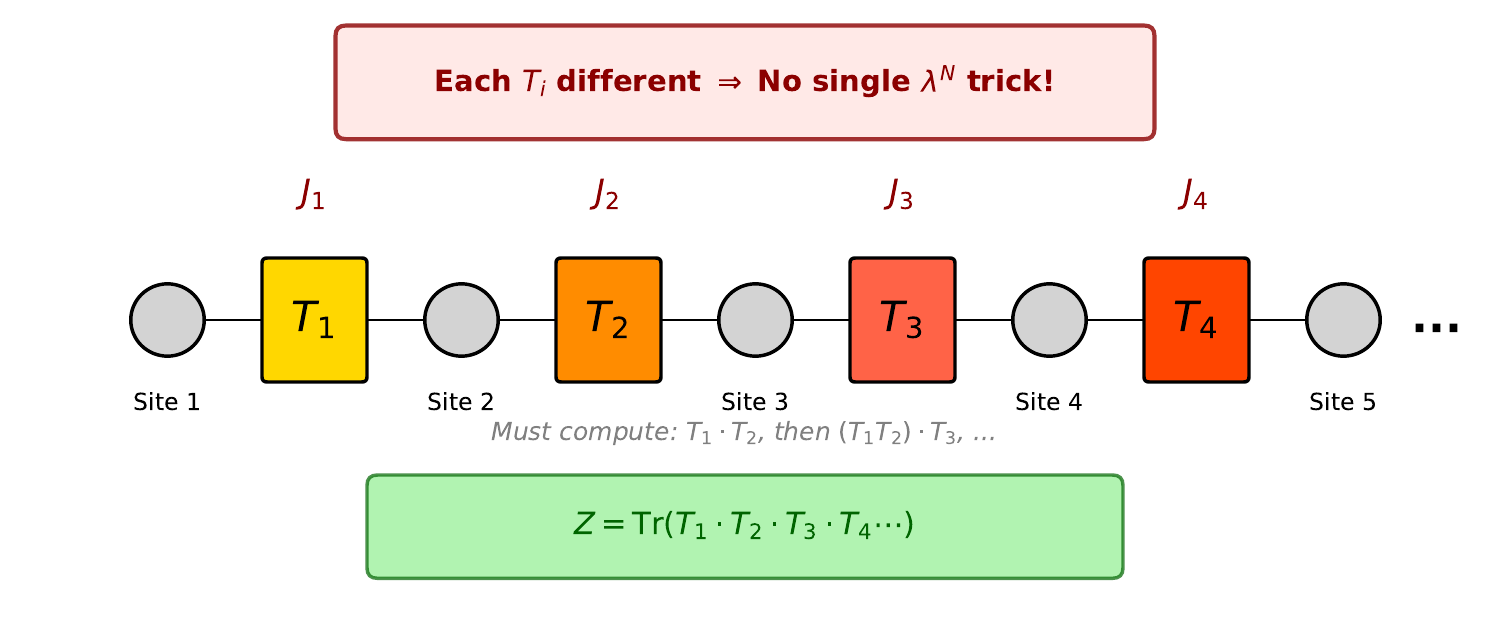

The Python source for this figure:
import matplotlib.pyplot as plt
import matplotlib.patches as patches
import numpy as np

# ============================================================
# Figure: 1D Chain with Varying Couplings (Non-uniform J_i)
# ============================================================

# Figure size and layout parameters
fig, ax = plt.subplots(figsize=(15, 6.5))
ax.set_xlim(-0.5, 13.5)
ax.set_ylim(-3, 3)
ax.axis('off')

# Layout parameters (using optimized spacing from fig_1d_transfer_chain.py)
site_spacing = 2.8
state_radius = 0.35
T_width = 0.9
T_height = 1.1
y_center = 0.0

# Number of sites to show
n_sites = 5

# Starting x position
start_x = 1.0

# ============================================================
# Draw sites (circles) and couplings (with varying J labels)
# ============================================================

# Different colors for different T matrices to emphasize non-uniformity
T_colors = ['#FFD700', '#FF8C00', '#FF6347', '#FF4500', '#DC143C']  # Gold to red gradient
J_values = ['J_1', 'J_2', 'J_3', 'J_4', 'J_5']

for i in range(n_sites):
    x_pos = start_x + i * site_spacing
    
    # Draw site as circle
    circle = patches.Circle((x_pos, y_center), state_radius, 
                           edgecolor='black', facecolor='lightgray', 
                           linewidth=2.5, zorder=3)
    ax.add_patch(circle)
    
    # Site label
    ax.text(x_pos, y_center - 0.7, f'Site {i+1}', 
           ha='center', va='top', fontsize=17, color='black')
    
    # Draw T matrix between sites (except after last site)
    if i < n_sites - 1:
        T_x = x_pos + site_spacing / 2
        
        # T box with different color for each T
        T_rect = patches.FancyBboxPatch(
            (T_x - T_width/2, y_center - T_height/2), 
            T_width, T_height,
            boxstyle="round,pad=0.05", 
            edgecolor='black', 
            facecolor=T_colors[i],
            linewidth=2.5, 
            zorder=2
        )
        ax.add_patch(T_rect)
        
        # T label with subscript
        ax.text(T_x, y_center, f'$T_{i+1}$', 
               ha='center', va='center', fontsize=30, 
               fontweight='bold', color='black')
        
        # Coupling strength label above T
        ax.text(T_x, y_center + T_height/2 + 0.5, f'${J_values[i]}$', 
               ha='center', va='bottom', fontsize=24, 
               color='darkred', fontweight='bold')
        
        # Connection lines from sites to T
        # Left connection
        ax.plot([x_pos + state_radius, T_x - T_width/2], 
               [y_center, y_center], 
               'k-', linewidth=2, zorder=1)
        
        # Right connection
        ax.plot([T_x + T_width/2, x_pos + site_spacing - state_radius], 
               [y_center, y_center], 
               'k-', linewidth=2, zorder=1)

# ============================================================
# Add ellipsis to indicate continuation
# ============================================================
ellipsis_x = start_x + (n_sites - 1) * site_spacing + state_radius + 0.3
ax.text(ellipsis_x, y_center, '...', 
       ha='left', va='center', fontsize=32, 
       fontweight='bold', color='black')

# ============================================================
# Formula: Z = Tr(T₁ · T₂ · T₃ · T₄ · ...)
# ============================================================
formula_y = y_center - 2.0
formula_x = 6.5

# Green box for Z formula
formula_box = patches.FancyBboxPatch(
    (formula_x - 3.5, formula_y - 0.4), 
    7.0, 0.8,
    boxstyle="round,pad=0.1", 
    edgecolor='darkgreen', 
    facecolor='lightgreen',
    linewidth=2.5, 
    alpha=0.7,
    zorder=1
)
ax.add_patch(formula_box)

ax.text(formula_x, formula_y, 
       r'$Z = \mathrm{Tr}(T_1 \cdot T_2 \cdot T_3 \cdot T_4 \cdots)$',
       ha='center', va='center', fontsize=22, 
       fontweight='bold', color='darkgreen')

# ============================================================
# Warning box: No single eigenvalue trick!
# ============================================================
warning_y = 2.3  # Keep warning position fixed
warning_x = 6.5

# Red warning box
warning_box = patches.FancyBboxPatch(
    (warning_x - 3.8, warning_y - 0.45), 
    7.6, 0.9,
    boxstyle="round,pad=0.1", 
    edgecolor='darkred', 
    facecolor='#FFE4E1',
    linewidth=3, 
    alpha=0.8,
    zorder=1
)
ax.add_patch(warning_box)

ax.text(warning_x, warning_y, 
       r'Each $T_i$ different $\Rightarrow$ No single $\lambda^N$ trick!',
       ha='center', va='center', fontsize=21, 
       fontweight='bold', color='darkred')

# ============================================================
# Additional annotation: Contraction must be sequential
# ============================================================
annotation_y = y_center - 1.1
annotation_x = 6.5

ax.text(annotation_x, annotation_y, 
       r'Must compute: $T_1 \cdot T_2$, then $(T_1 T_2) \cdot T_3$, ...',
       ha='center', va='center', fontsize=18, 
       style='italic', color='gray')

# ============================================================
# Save figure
# ============================================================
plt.tight_layout()
plt.savefig('figures/fig_1d_varying_couplings.pdf', format='pdf', bbox_inches='tight', dpi=300)
plt.savefig('figures/fig_1d_varying_couplings.png', format='png', bbox_inches='tight', dpi=150)
print("Saved: figures/fig_1d_varying_couplings.pdf")
print("Saved: figures/fig_1d_varying_couplings.png")
plt.close()
